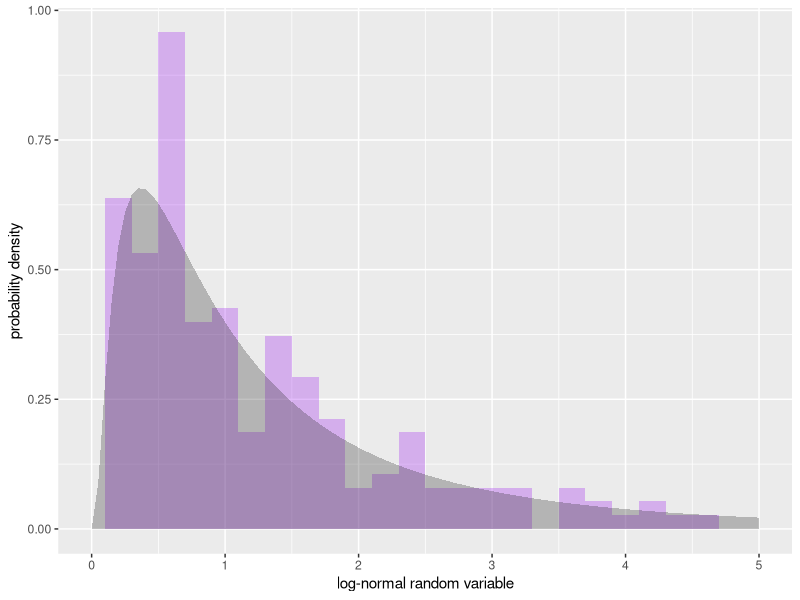
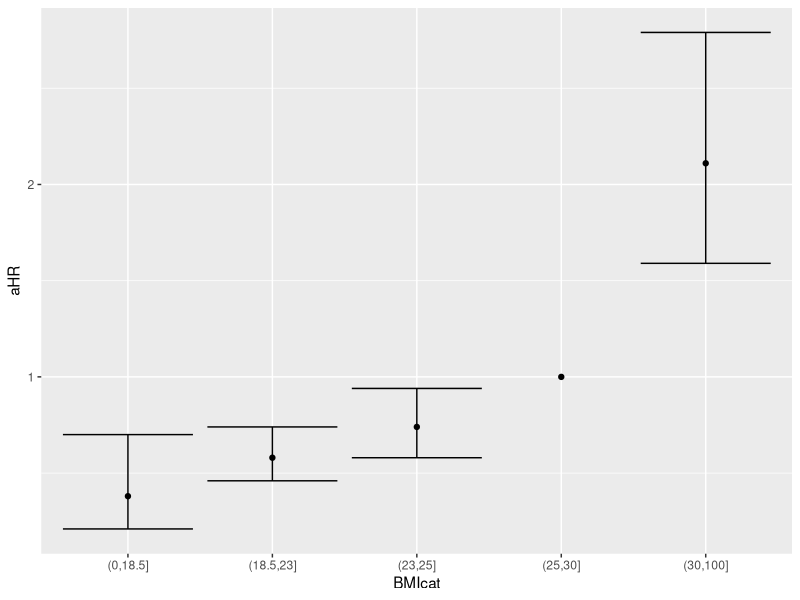

These figures' R source, in order: (Note: this script raises an error after producing the figures.)
####################################################################################################
## EPID 7500
## Steve Bellan
## Fall 2017
## UGA
## Licensed for reuse with attribution as CC-BY NC
## (https://creativecommons.org/licenses/by-nc/4.0/legalcode)
####################################################################################################
require(tidyverse)

####################################################################################################
## Simulating logistic regression
####################################################################################################

## Last week we looked at how to take a mean of a normal sample. What if we have two variables, one
## of which is normally distributed?There are many different ways this could happen. Our outcome
## variable might be continuous and normally distributed, or our independent variable might be
## normal and continuously distributed, or both might be continuous, but one might be normally
## distributed another might be distributed in a different way according to another probability
## distribution. In general we take our independent variable's probability distribution for granted
## in analysis. I.e. we assume that we are looking at the distribution of outcome variables
## conditional on the observations of the independent variable, but don't think about the fact that
## the independent variables are coming from a probability distribution itself that is reflective of
## the population we are interested in.

## However, when we simulate data, we always need to think about what a probability distribution is
## underlying any data that we simulate because that is how we generate it via simulation. For
## instance, if we were simulating randomized controlled trial in which people are assigned an
## exposure variable (such as vitamin supplementation), we may say that the distribution of this
## variable is that everyone has a 50% chance of getting supplementation. however, we are thinking
## about an independent variable that is not assigned via study design, then we need to think about
## what type of distribution of this variable might exist in the population. Many variables tend to
## look normally distributed, but sometimes they are different patterns such as bimodal patterns.
## For now, we will stick to simple distribution such as the normal distribution or the uniform
## distribution.

##  Imagine we are considering an observational study of how body mass index (BMI) affects risk of
##  active tuberculosis (TB). How might we simulate BMI?  well what does the distribution of BMI actually look like in a real population? Here's an example from a German study:

## https://openi.nlm.nih.gov/detailedresult.php?img=PMC3022146_404_2009_1349_Fig1_HTML&req=4

## Note that it looks normally distributed, but there is a clear lower bounds. Nobody can have a BMI
## lower than 0.  There are useful distributions to know for variables that are strictly
## positive. The lognormal is one of them.

samp <- rlnorm(200, meanlog=0, sdlog=1)
samp

xmin <- 0
xmax <- 5
p1 <- ggplot(data = tibble(x=samp), aes(x)) + geom_histogram(aes(y=..density..), alpha = .3, fill = 'purple', binwidth = .2) + 
    xlim(xmin,xmax) + xlab('log-normal random variable') + ylab('probability density')
p2 <- p1 + stat_function(fun = dlnorm, geom='area', xlim = c(xmin,xmax), alpha =.3) ## plots this function of x
p2

## 1) Change the meanlog & sdlog above so that you simulate data that look like the German
## curve.

## *Hint* (1) look at the mean at the top right of the figure! (2) Using the SD in the
## figure, even on a log scale, won't give you their data because it turns out the mean scales with
## the sd on the log scale. Try a value for sdlog < .5

mulog <- 
sdlog <- 


## Now that we have a working model of what some BMI data might look like, we can start to think about our study.

sampSize <- 200
dat <- tibble(id=1:sampSize, BMI=rlnorm(sampSize, mulog, sdlog), tb=NA)

head(dat)

## From Table 5 of this JAMA paper

## https://jamanetwork.com/journals/jamainternalmedicine/fullarticle/412684

## we have the following estimates of the hazard ratio for active TB by BMI class:
## BMI          adjusted hazard ratio
## >= 30        0.38
## 25-30        0.58
## 23-25        0.74
## 18.5-23      1 (reference)
## <18.5        2.11

## R has a way of cutting continuous variables into categorical variables
BMIbreaks <- c(0, 18.5,23,25,30, 100)
sampCat <- cut(samp, breaks = BMIbreaks)
sampCat
levels(sampCat)

tb_risk_by_BMI <- tibble(BMIcat = factor(levels(sampCat)),
                         aHR = c(.38, .58, .74, 1, 2.11), 
                         aHRlower = c(.21, .46, .58, NA, 1.59),
                         aHRupper = c(.7, .74, .94, NA, 2.79))
tb_risk_by_BMI 

ggplot(tb_risk_by_BMI, aes(BMIcat, aHR)) +
    geom_point() +
    geom_errorbar(aes(ymin=aHRlower, ymax=aHRupper))

## The incidence of TB amongst the reference class (18.5-23) is given as 291/100,000 person-years in Table 2 of
## the above paper.

## 2) simulate TB risk in the above data frame so that it reflects this level of risk and the above hazard ratios.
## *Hint* You'll have to
##      1. add hazard (risk per person year) to the tb_risk_by_BMI table above.
##      2. add a categorical BMI column to your study data
##      3. join the two tables

## 3) Now let's imagine this was an observational cohort, for which all individuals did not have
## active TB at baseline and were followed up after 1 year. Simulate tb outcome as a binary random variable.

## Note: The probability of an event occurring in a time interval T equals 1-exp(-rate*T), where rate
## is the rate of the event. Thhis is very similar to rate*T for very small rate*T but can be far
## off for larger values.

## 4) Cross-tabulate active cases by BMIcat using xtabs. 



## 5) Take the above code and turn it into a function where printing the crosstabulation is an option.

## 6) Try your simulation for a sample size of 50,000 (about the size of the Hong Kong study in the
## JAMA paper)

## 7) Let's look at whether BMI is a significant predictor of tb risk using a logistic regression
## with BMI as a *continuous* variable.
mod1 <- glm(tb ~ BMI, family=binomial('logit'), data = sim1)
summary(mod1)

## A logistic model models the log(odds) of a binary outcome as a function of the explanatory
## variables. The odds is p/(1-p), where p is the probability of an outcome:

## log(p/1-p) = log_odds_intercept + log_odds_ratio_per_unit_BMI * BMI where odds_intercept
## basically means the odds for if BMI was zero (which is important for fitting the model but is not
## really meaningful epidemiologically)

oddsfxn <- function(x) x/(1-x)
logisticfxn <- function(x) log(oddsfxn(x))
logisticfxn(.5)

## Let's plot the odds vs probability in base R
curve(oddsfxn, from=0, to = .03, xlab='probability of outcome', ylab='odds of outcome', lwd=3)


## 8) Note that probability and odds are very close when probability is small by zooming in (set to=.03 and add asp=1)

## Plot the log odds
curve(logisticfxn, from=0, to = 1, xlab='probability of outcome', ylab='log odds of outcome', lwd=3)


## By transforming from a probability to a log(odds), we now have an outcome variable that ranges
## from -Inf to Inf, instead of 0 to 1, which means we can model this outcome variable as a linear
## function of explanatory variables without worrying about it going in unreasonable areas (we can't
## fit a line to probabilities because the line may go negative or over 1).

## What R is returning in summary(mod1) is the log_odds_ratio_per_unit_BMI
summary(mod1)
coef(summary(mod1))
logOR_intercept <- coef(summary(mod1))['(Intercept)','Estimate']
logOR_BMI <- coef(summary(mod1))['BMI','Estimate']
logOR_BMI_CI <- confint(mod1)['BMI',]

## To get the odds_ratio_per_unit_BMI, we have to exponentiate it
OR_BMI <- exp(logOR_BMI)
OR_BMI_CI <- exp(logOR_BMI_CI)
c(OR_BMI, OR_BMI_CI)

## With the above parameters we can figure out the model's predicted probability of someone with a
## given BMI having acquired active TB over the year in our study
BMIseq <- 0:60
logOddsBMI <- 
modelFit <- tibble(BMI = BMIseq) %>%
    mutate(logOddsBMI = logOR_intercept + logOR_BMI * BMIseq,
           oddsBMI = exp(logOddsBMI),
           probBMI = oddsBMI/(1+oddsBMI)) ## o = p/(1-p); o - op = p; o = p + op; o =(1+o)p; p = o/(1+o) 
modelFit

s1 <- ggplot(modelFit, aes(x=BMI, y=probBMI)) +
  geom_line(col='red')

s1 + geom_point(aes(x=BMI, y = as.numeric(tb)), data = sim1, shape = 21, size = 2, position=position_jitter(width=0, height = .05), alpha = .3)

## 9) Within your simulated data, find the mean values of the probability of acquiring TB over the year for the center point of
## each BMI category and then calculate the hazard ratios with respect to the reference level

## 10) Change your study simulation function so it returns a tibble with columns for the OR_BMI
## estimate, confidence intervals, and p value
